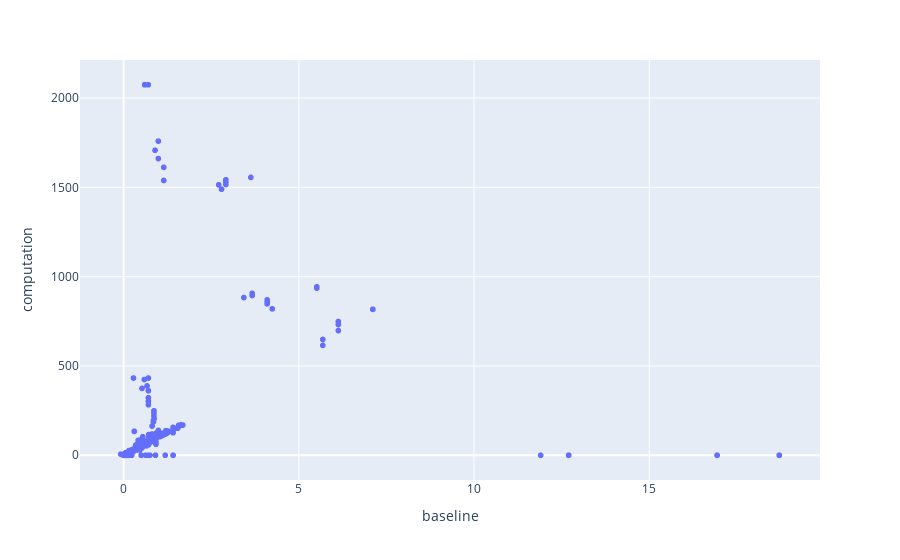

Notebook cell for this chart:
### Code cell
check_variable_graph(EW2_model, X, y_true, var='EW2')

### Figure 1 — Plotly figure (JSON) as saved in the notebook; plotly's stock layout.template omitted (floating-point values rounded to 4 significant figures; data arrays with more than 128 entries replaced by an {"elided": "..."} marker saying what was removed)
{"data": [{"customdata": {"elided": "1268x2 mixed values"}, "hovertemplate": "baseline=%{x}<br>computation=%{y}<br>ISO=%{customdata[0]}<br>Year=%{customdata[1]}<extra></extra>", "legendgroup": "", "marker": {"color": "#636efa", "symbol": "circle"}, "mode": "markers", "name": "", "showlegend": false, "type": "scattergl", "x": {"elided": "1268 float values"}, "xaxis": "x", "y": {"elided": "1268 float values"}, "yaxis": "y"}], "layout": {"legend": {"tracegroupgap": 0}, "margin": {"t": 60}, "xaxis": {"anchor": "y", "domain": [0, 1], "title": {"text": "baseline"}}, "yaxis": {"anchor": "x", "domain": [0, 1], "title": {"text": "computation"}}}}
